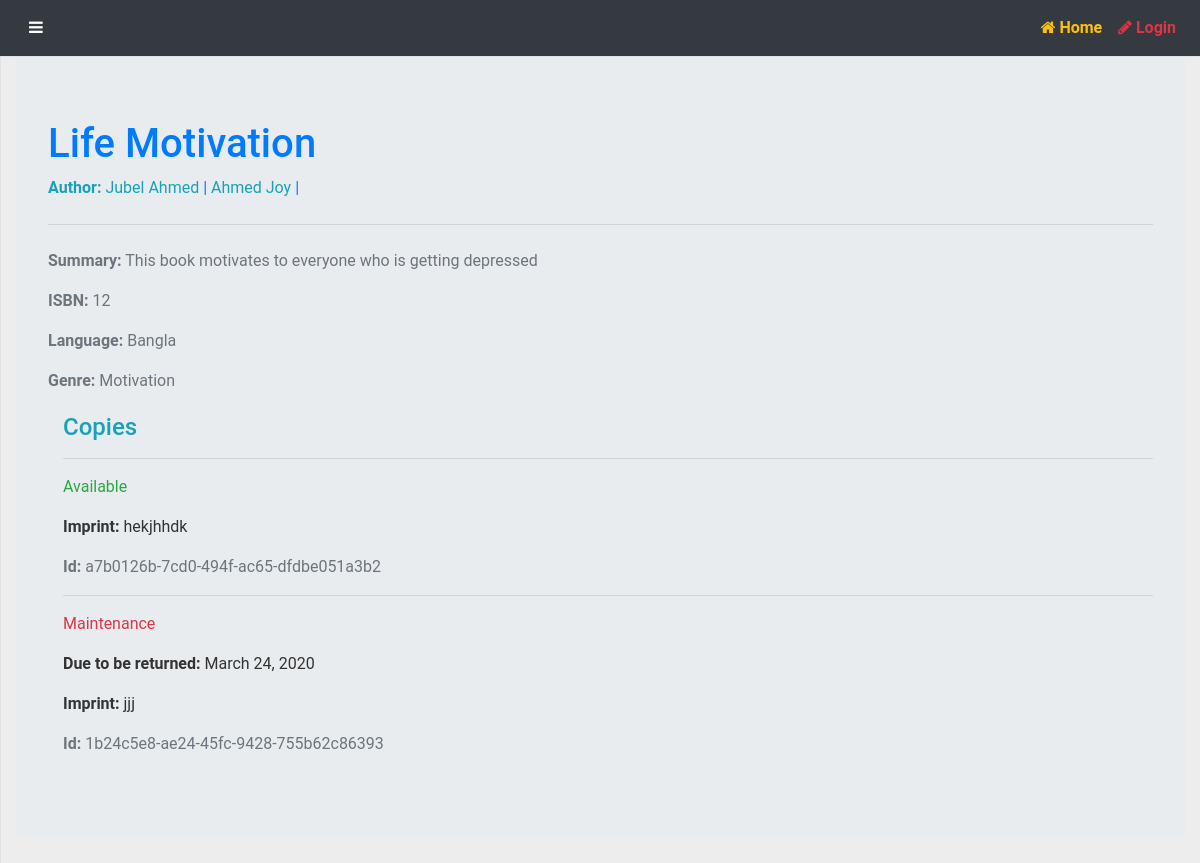
/catalog/book/1, run on the app's committed database.
### catalog/models.py (models this page shows, shortened)
class Book(models.Model):
    title = models.CharField(max_length=200)
    author = models.ManyToManyField('Author')
    language = models.ForeignKey('Language',on_delete=models.SET_NULL,null=True)
    summery = models.TextField(help_text='Enter a brief description of the book')
    isbn = models.CharField('ISBN', max_length=13, help_text='13 Character <a href="https://www.isbn-international.org/content/what-isbn">ISBN number</a>')
    genre = models.ManyToManyField(Genre,help_text='Select a genre for this book')
    book_added_date = models.DateTimeField(auto_now_add=True)
    def display_genre(self):
        return ', '.join(genre.name for genre in self.genre.all()[:3])
    display_genre.short_description = 'Genre'
    def show_author(self):
        return ' '.join(author.first_name for author in self.author.all()[:3])
    show_author.short_description = 'Author'

class Author(models.Model):
    first_name = models.CharField(max_length=100)
    last_name = models.CharField(max_length=100)
    date_of_birth = models.DateField(null=True, blank=True)
    date_of_death = models.DateField('Died', null=True, blank=True)
    class Meta:
        ordering=['last_name','first_name']
    def get_absolute_url(self):
        return reverse('author-detail',args=[str(self.id)])

class Language(models.Model):
    language_name = models.CharField(max_length=150)
    def __str__(self):
        return f'{self.language_name}'

class Genre(models.Model):
    name = models.CharField(max_length=200,help_text="Enter a book genre(e.g. Science Fiction)")
    def __str__(self):
        return self.name

class BookInstance(models.Model):
    id = models.UUIDField(primary_key=True,default=uuid.uuid4,help_text='Unique Id for this particular book for whole library')
    book = models.ForeignKey('Book',on_delete=models.SET_NULL,null=True)
    imprint = models.CharField(max_length=200)
    book_borrow_date = models.DateTimeField(auto_now_add=True)
    due_back = models.DateField(null=True, blank=True)
    borrower = models.ForeignKey(User,on_delete=models.SET_NULL,null=True,blank=True)
    LOAN_STATUS = (
        ('m','Maintenance'),
        ('o','On loan'),
        ('a','Available'),
        ('r','Reserved')
    )
    status = models.CharField(
        max_length=1,
        choices = LOAN_STATUS,
        blank= True,
        default= 'm',
        help_text='Book Availability'
    )
    class Meta:
        ordering=['due_back']
        permissions = (("can_mark_returned", "Set book as returned"),)

### catalog/views.py (the view)
# urls.py: path('book/<int:pk>',views.BookDetailView.as_view(),name='book-detail'),
class BookDetailView(DetailView):
    model = Book
    template_name = 'books/book_details.html'

### catalog/templates/books/book_details.html (shortened to what this page needs)
{% extends 'base_generic.html' %}
{% load static %}
{% block content %}
<div class="jumbotron">
    <h1 class="display-6 text-primary">{{ book.title }}</h1>
    <p class=""><strong class="text-info">Author:</strong>
        {% for author in book.author.all %}
        <a class="text-info" href="{{ author.get_absolute_url }}">{{ author.first_name }} {{author.last_name}}
            {% if book.author.all.count > 1 %}
            <span class="text-primary">|</span>
            {% endif %}
        </a>
        {% endfor %}
    </p>
    <hr class="my-4">
    <div class="text-secondary">
        <p><strong>Summary:</strong> {{ book.summery }}</p>
    <p><strong>ISBN:</strong> {{ book.isbn }}</p>
    <p><strong>Language:</strong> {{ book.language }}</p>
    <p><strong>Genre:</strong> {{ book.genre.all|join:", " }}</p>
    </div>
    <div  style="margin-left:15px;margin-top:20px">
        {%if book.bookinstance_set.all %}
        <h4 class="text-info">Copies</h4>
        {% for copy in book.bookinstance_set.all %}
        <hr>
        <p
            class="{% if copy.status == 'a' %}text-success{% elif copy.status == 'm' %}text-danger{% else %}text-warning{% endif %}">
            {{ copy.get_status_display }}
        </p>
        {% if copy.status != 'a' %}
        <p><strong>Due to be returned:</strong> {{ copy.due_back }}</p>
        {% endif %}
        <p><strong>Imprint:</strong> {{ copy.imprint }}</p>
        <p class="text-muted"><strong>Id:</strong> {{ copy.id }}</p>
        {% endfor %}
        {%endif%}
    </div>
</div>
{% endblock %}

### static/css/simple-sidebar.css (style rules this page uses)
body { overflow-x: hidden; }

### catalog/static/css/new.css (style rules this page uses)
html, body { font-family: "Roboto", "Helvetica Neue", Helvetica, Arial, sans-serif; color: #333; background-color: #eeeded; height: 100%; overflow-x: hidden; }

### data on the page
Book: title "Life Motivation", summery "This book motivates to everyone who is getting depressed", isbn "12", language "Bangla", genre.all "Motivation"
Author: first_name "Jubel", last_name "Ahmed"
Author: first_name "Ahmed", last_name "Joy"
BookInstance: status "Available", imprint "hekjhhdk", id "a7b0126b-7cd0-494f-ac65-dfdbe051a3b2"
BookInstance: status "Maintenance", due_back "March 24, 2020", imprint "jjj", id "1b24c5e8-ae24-45fc-9428-755b62c86393"
